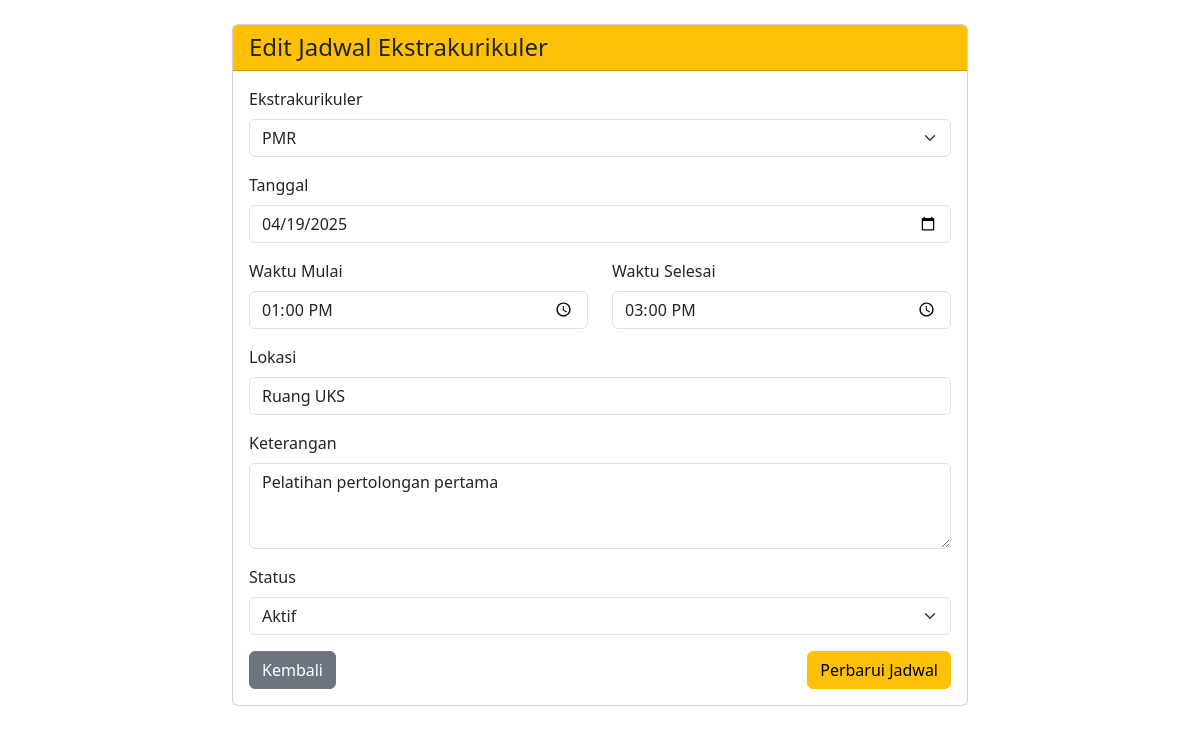
/kelola_ekskul.php?id=3, run on the app's committed database.
### tables this page shows
CREATE TABLE `jadwal` (
  `id` int(11) NOT NULL,
  `ekstrakulikuler_id` int(11) NOT NULL,
  `tanggal` date NOT NULL,
  `waktu_mulai` time NOT NULL,
  `waktu_selesai` time NOT NULL,
  `lokasi` varchar(100) DEFAULT NULL,
  `keterangan` text,
  `status` enum('Aktif','Selesai','Dibatalkan') DEFAULT 'Aktif',
  `created_at` timestamp NULL DEFAULT CURRENT_TIMESTAMP
);

CREATE TABLE `ekstrakurikuler` (
  `id` int(11) NOT NULL,
  `nama` varchar(100) NOT NULL,
  `deskripsi` text,
  `created_at` timestamp NULL DEFAULT CURRENT_TIMESTAMP
);

### kelola_ekskul.php (the view, shortened to what this page needs)
<?php
require_once 'config.php';
$id = $_GET['id'];
$stmt = $conn->prepare("SELECT * FROM jadwal WHERE id = ?");
$stmt->bind_param("i", $id);
$stmt->execute();
$result = $stmt->get_result();
$jadwal = $result->fetch_assoc();
$query = "SELECT id, nama FROM ekstrakurikuler ORDER BY nama ASC";
$ekskul_result = $conn->query($query);
?>
<!DOCTYPE html>
<html lang="id">
<head>
    <link rel="stylesheet" href="https://cdnjs.cloudflare.com/ajax/libs/bootstrap/5.3.0/css/bootstrap.min.css">
</head>
<body>
    <div class="container mt-4">
        <div class="row">
            <div class="col-md-8 offset-md-2">
                <div class="card">
                    <div class="card-header bg-warning text-dark">
                        <h4 class="mb-0">Edit Jadwal Ekstrakurikuler</h4>
                    </div>
                    <div class="card-body">
                        <form method="POST">
                            <div class="mb-3">
                                <label for="ekstrakulikuler_id" class="form-label">Ekstrakurikuler</label>
                                <select class="form-select" id="ekstrakulikuler_id" name="ekstrakulikuler_id" required>
                                    <?php
                                    $ekskul_result->data_seek(0);
                                    while ($row = $ekskul_result->fetch_assoc()):
                                    ?>
                                        <option value="<?php echo $row['id']; ?>" <?php echo ($jadwal['ekstrakulikuler_id'] == $row['id']) ? 'selected' : ''; ?>>
                                            <?php echo $row['nama']; ?>
                                        </option>
                                    <?php endwhile; ?>
                                </select>
                            </div>
                            <div class="mb-3">
                                <label for="tanggal" class="form-label">Tanggal</label>
                                <input type="date" class="form-control" id="tanggal" name="tanggal" value="<?php echo $jadwal['tanggal']; ?>" required>
                            </div>
                            <div class="row">
                                <div class="col-md-6 mb-3">
                                    <label for="waktu_mulai" class="form-label">Waktu Mulai</label>
                                    <input type="time" class="form-control" id="waktu_mulai" name="waktu_mulai" value="<?php echo $jadwal['waktu_mulai']; ?>" required>
                                </div>
                                <div class="col-md-6 mb-3">
                                    <label for="waktu_selesai" class="form-label">Waktu Selesai</label>
                                    <input type="time" class="form-control" id="waktu_selesai" name="waktu_selesai" value="<?php echo $jadwal['waktu_selesai']; ?>" required>
                                </div>
                            </div>
                            <div class="mb-3">
                                <label for="lokasi" class="form-label">Lokasi</label>
                                <input type="text" class="form-control" id="lokasi" name="lokasi" value="<?php echo $jadwal['lokasi']; ?>">
                            </div>
                            <div class="mb-3">
                                <label for="keterangan" class="form-label">Keterangan</label>
                                <textarea class="form-control" id="keterangan" name="keterangan" rows="3"><?php echo $jadwal['keterangan']; ?></textarea>
                            </div>
                            <div class="mb-3">
                                <label for="status" class="form-label">Status</label>
                                <select class="form-select" id="status" name="status" required>
                                    <option value="Aktif" <?php echo ($jadwal['status'] == 'Aktif') ? 'selected' : ''; ?>>Aktif</option>
                                </select>
                            </div>
                            <div class="d-flex justify-content-between">
                                <a href="index.php" class="btn btn-secondary">Kembali</a>
                                <button type="submit" class="btn btn-warning">Perbarui Jadwal</button>
                            </div>
                        </form>
                    </div>
                </div>
            </div>
        </div>
    </div>
</body>
</html>

### data on the page
jadwal: ekstrakulikuler_id "PMR", tanggal "04/19/2025", waktu_mulai "13:00:00", waktu_selesai "15:00:00", lokasi "Ruang UKS", keterangan "Pelatihan pertolongan pertama", status "Aktif"
